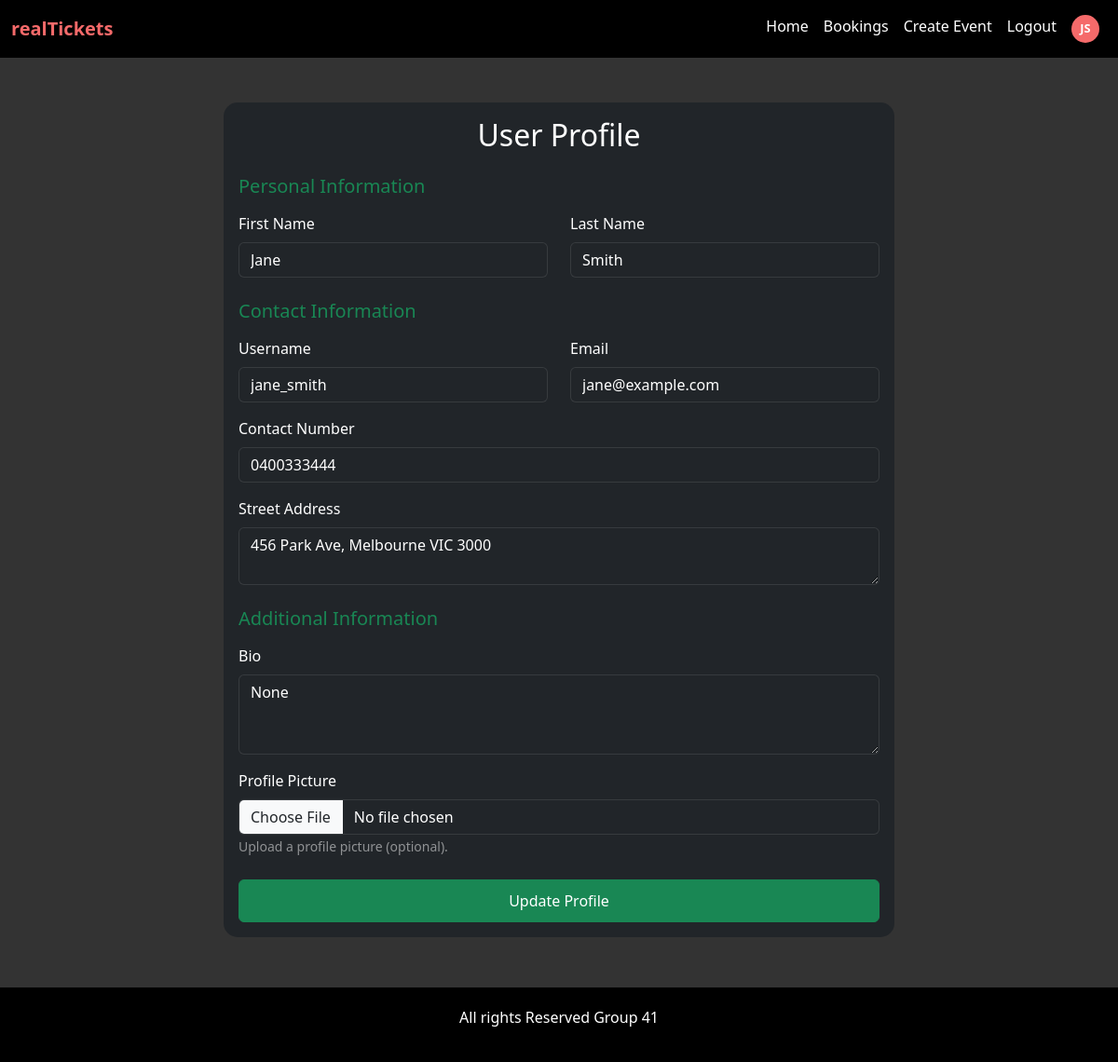
The page /profile (signed in) on the database its author committed.
### index/models.py (models this page shows, shortened)
class User(UserMixin, db.Model):  # Inherit from UserMixin
    id = db.Column(db.Integer, primary_key=True)
    first_name = db.Column(db.String(100), nullable=False)
    last_name = db.Column(db.String(100), nullable=False)
    dob = db.Column(db.String(10), nullable=False)
    email = db.Column(db.String(120), unique=True, nullable=False)
    username = db.Column(db.String(80), unique=True, nullable=False)
    password = db.Column(db.String(200), nullable=False)  # For storing hashed passwords
    bio = db.Column(db.Text, nullable=True)  # Optional field for user bio
    created_at = db.Column(db.DateTime, default=datetime.utcnow)  # Track creation time
    contact_number = db.Column(db.String(20), nullable=False)
    street_address = db.Column(db.String(200), nullable=False)
    def get_initials(self):
        return f"{self.first_name[0].upper()}{self.last_name[0].upper()}"

### index/views.py (the view, shortened to what this page needs)
@main_bp.route('/profile', methods=['GET', 'POST'])
@login_required
def profile():
    return render_template('profile.html')

### index/__init__.py (called while the page is built)
def create_app():
    app = Flask(__name__)
    app.config['SECRET_KEY'] = 'your_secret_key_here'
    app.config['SQLALCHEMY_DATABASE_URI'] = 'sqlite:///users.db'  # Use SQLite for the database
    app.config['SQLALCHEMY_TRACK_MODIFICATIONS'] = False  # Disable modification tracking
    db.init_app(app)
    login_manager.init_app(app)
    login_manager.login_view = 'main.login'  # Redirect to login page if not logged in
    from .models import User  # Import the User model here
    @login_manager.user_loader
    def load_user(user_id):
        return User.query.get(int(user_id))  # Retrieve user by ID for Flask-Login
    from .views import main_bp
    app.register_blueprint(main_bp)
    return app

### index/templates/profile.html (shortened to what this page needs)
{% extends "base.html" %}
{% block content %}
<div class="container py-4">
    <div class="row justify-content-center">
        <div class="col-12 col-md-8">
            <div class="card bg-dark text-white">
                <div class="card-body">
                    <h2 class="card-title text-center mb-4">User Profile</h2>
                    <form method="POST" action="{{ url_for('main.profile') }}" enctype="multipart/form-data">
                        <h5 class="mb-3 text-success">Personal Information</h5>
                        <div class="row mb-3">
                            <div class="col-md-6">
                                <label for="first_name" class="form-label">First Name</label>
                                <input type="text" class="form-control bg-dark text-white" id="first_name"
                                       name="first_name" value="{{ current_user.first_name }}" required>
                            </div>
                            <div class="col-md-6">
                                <label for="last_name" class="form-label">Last Name</label>
                                <input type="text" class="form-control bg-dark text-white" id="last_name"
                                       name="last_name" value="{{ current_user.last_name }}" required>
                            </div>
                        </div>
                        <h5 class="mb-3 mt-4 text-success">Contact Information</h5>
                        <div class="row mb-3">
                            <div class="col-md-6">
                                <label for="username" class="form-label">Username</label>
                                <input type="text" class="form-control bg-dark text-white" id="username"
                                       name="username" value="{{ current_user.username }}" required>
                            </div>
                            <div class="col-md-6">
                                <label for="email" class="form-label">Email</label>
                                <input type="email" class="form-control bg-dark text-white" id="email"
                                       name="email" value="{{ current_user.email }}" required>
                            </div>
                        </div>
                        <div class="mb-3">
                            <label for="contact_number" class="form-label">Contact Number</label>
                            <input type="tel" class="form-control bg-dark text-white" id="contact_number"
                                   name="contact_number" value="{{ current_user.contact_number }}" required>
                        </div>
                        <div class="mb-3">
                            <label for="street_address" class="form-label">Street Address</label>
                            <textarea class="form-control bg-dark text-white" id="street_address"
                                    name="street_address" rows="2" required>{{ current_user.street_address }}</textarea>
                        </div>
                        <h5 class="mb-3 mt-4 text-success">Additional Information</h5>
                        <div class="mb-3">
                            <label for="bio" class="form-label">Bio</label>
                            <textarea class="form-control bg-dark text-white" id="bio"
                                    name="bio" rows="3">{{ current_user.bio }}</textarea>
                        </div>
                        <div class="mb-4">
                            <label for="profile_picture" class="form-label">Profile Picture</label>
                            <input type="file" class="form-control bg-dark text-white" id="profile_picture"
                                   name="profile_picture" accept="image/*">
                            <small class="form-text text-white-50">Upload a profile picture (optional).</small>
                        </div>
                        <div class="d-grid gap-2">
                            <button type="submit" class="btn btn-success">Update Profile</button>
                        </div>
                    </form>
                </div>
            </div>
        </div>
    </div>
</div>
{% endblock %}

### index/templates/base.html (shortened to what this page needs)
<!DOCTYPE html>
<html lang="en">
<head>
    <link href="https://cdn.jsdelivr.net/npm/bootstrap@5.3.0/dist/css/bootstrap.min.css" rel="stylesheet">
</head>
<body>
    <nav class="navbar navbar-expand-lg navbar-dark">
        <div class="container-fluid">
            <a class="navbar-brand" href="#"><span style="color: #F56A6A; font-weight: bold;">realTickets</span></a>
            <div class="collapse navbar-collapse justify-content-end" id="navbarNav">
                <ul class="navbar-nav">
                    <li class="nav-item">
                        <a class="nav-link" href="{{ url_for('main.home') }}">Home</a>
                    </li>
                    {% if current_user.is_authenticated %}
                    <li class="nav-item">
                        <a class="nav-link" href="{{ url_for('main.booking_history') }}">Bookings</a>
                    </li>
                    <li class="nav-item">
                        <a class="nav-link" href="{{ url_for('main.create_event') }}">Create Event</a>
                    </li>
                    <li class="nav-item">
                        <a class="nav-link" href="{{ url_for('main.logout') }}"
                            onclick="return confirmLogout();">Logout</a>
                    </li>
                    <li class="nav-item">
                        <a class="nav-link" href="{{ url_for('main.profile') }}">
                            <div class="profile-circle">
                                {{ current_user.get_initials() }}
                            </div>
                        </a>
                    </li>
                    {% else %}
                    <li class="nav-item"><a class="nav-link" href="{{ url_for('main.register') }}">Register</a></li>
                    <li class="nav-item"><a class="nav-link" href="{{ url_for('main.login') }}">Log in</a></li>
                    {% endif %}
                </ul>
            </div>
        </div>
    </nav>
    <div class="container content mt-4">
        {% block content %}{% endblock %}
    </div>
    <footer>
        <p>All rights Reserved Group 41</p>
    </footer>
</body>
</html>

### index/templates/base.html (style rules this page uses)
body { background-color: #333; color: white; min-height: 100vh; display: flex; flex-direction: column; }
.navbar { background-color: #000; align-items: center; }
.navbar-nav .nav-link { color: #fff !important; }
footer { background-color: #000; color: white; padding: 20px 0; text-align: center; margin-top: 30px; }
.content { flex: 1; overflow-y: auto; }
.profile-circle { display: inline-flex; justify-content: center; align-items: center; width: 30px; height: 30px; border-radius: 50%; background-color: #F56A6A; color: white; font-weight: bold; font-size: 0.8rem; text-align: center; }

### index/templates/profile.html (style rules this page uses)
.form-control { border: 1px solid rgba(255, 255, 255, 0.1); }
.card { border: none; border-radius: 15px; }
.btn-success { padding: 10px 20px; }
.form-text { font-size: 0.875rem; }

### rows shown on the page
User: get_initials "JS", first_name "Jane", last_name "Smith", username "jane_smith", email "jane@example.com", contact_number "0400333444", street_address "456 Park Ave, Melbourne VIC 3000", bio "None"
